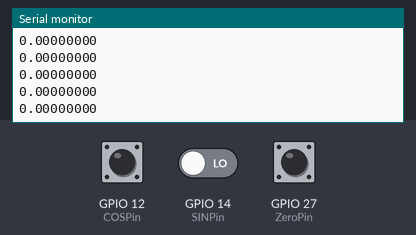
Bench run of a sketch on a simulated ESP32. On the bench: the last lines printed to the serial monitor. Inputs (shaded band) come from the test bench; at power-on: GPIO 12 (COSPin) HIGH, GPIO 14 (SINPin) LOW, GPIO 27 (ZeroPin) HIGH.

Above: at 2.2 s.
2.3 s: GPIO 12 (COSPin) pulled LOW for 0.15 s
At 2.47 s:
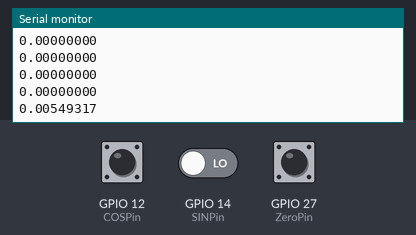
3.9 s: GPIO 12 (COSPin) pulled LOW for 1 s
At 4.92 s:
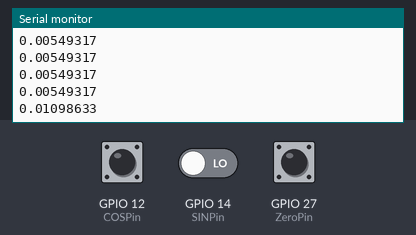
Timing chart, 0 to 6.9 s (numbered marks = the images above; inputs shaded):
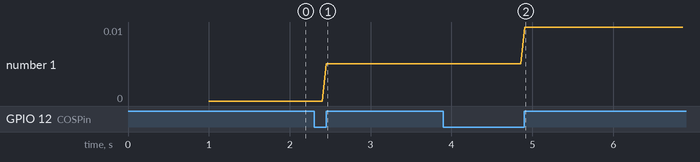

The sketch:

Ard_IRC_serial_send.ino
```cpp
// (licence header left out)
/*
Behavior of IRC sensor Sick "DFS60I-S4PM65536":

1) When ZeroPin connected to HIGH (disconnected = PULL UP as defined) -> encoders takes current position and sets it to zero
2) When rotation clockwise from 0 degrees to 180 degrees it returns value between <0; +65536/2= +32768>
3) When rotation counter-clockwise from 0 degrees to -180 degrees it returns value between <0; -65536/2= -32768>
4) To convert from returned value to degrees use following equation:

  Alpha = returnValue * 32768/180
  * where Alpha is current angle in degrees and returnValue is value returned from encoder (does not have any unit)

Hardware connection notes:
1) see pictures
2) use 2x RS485 moduls (physical layer compatible with RS422 used by IRC according to Readme in this github project)
3) RS485 bought from here "https://www.gme.cz/v/1507872/modul-sbernice-rs-485"
4) to be save it would be best to have 3 of them, but probably will not be needed


*/
// Pin definitions
const byte COSPin = 12;   // RS422 input for A channel (cos signal)
const byte SINPin = 14;   // RS422 input for B channel (sin signal)
const byte ZeroPin = 27;  // RS422 input for Z channel (zero detection)

// variables
enum {ENC_STOP, ENC_CLOCKWISE_ROTATION, ENC_COUNTERCLOCKWISE_ROTATION};  // encoder operation modes
volatile byte encoder_state = ENC_STOP;
volatile long encoder_position = 0;
volatile long encoder_oldpos = 0;


void setup() {
  Serial.begin(115200); //Use serial monitor for debugging
  delay(1000); //Give some time to establish the serial connection

  // Define pins for input and output
  pinMode(SINPin, INPUT);

  // set internal pullup resistor for interrupt pin
  pinMode(COSPin, INPUT_PULLUP);
  pinMode(ZeroPin, INPUT_PULLUP);


  // set 1st interrupt service routine to COSPin and 'RISING' edge
  attachInterrupt(digitalPinToInterrupt(COSPin), encoder_isr, RISING);

  // set 2nd interrupt service routine to ZeroPin and 'HIGH' level
  attachInterrupt(digitalPinToInterrupt(ZeroPin), zero_detection_isr, HIGH);
}


void loop() {
  // Detect Encoder Stop
  if (encoder_oldpos == encoder_position) encoder_state= ENC_STOP;

  // output encoder incremental and status
  //Serial.print("Encoder position: ");
  Serial.println(encoder_position*360.000/65536, 8);
  //Serial.print(", Encoder state: ");

  if (encoder_state==ENC_CLOCKWISE_ROTATION) {
    //Serial.println("Clockwise Rotation");

  } else if (encoder_state==ENC_COUNTERCLOCKWISE_ROTATION) {
    //Serial.println("Counter-Clockwise Rotation");

  } else {
    //Serial.println("Stop");
  }

  encoder_oldpos = encoder_position;

  delay(50);
}


void encoder_isr() {

  if  (digitalRead(SINPin) == LOW) {
    // clockwise rotation
    encoder_state=ENC_CLOCKWISE_ROTATION;
    encoder_position++;
  } else {
    //counter-clockwise rotation
    encoder_state=ENC_COUNTERCLOCKWISE_ROTATION;
    encoder_position--;
  }
}


void zero_detection_isr() {
  // detect pulse on zero channel
  encoder_position = 0;
}
```

Measured:
- after the input at 2.3 s, the serial monitor: prints a new line after 0.15 s (image 1)
- after the input at 3.9 s, the serial monitor: prints a new line after 1.0 s (image 2)
- plotted number 1: 0 → 0.01 after the input at 2.3 s, 0.01 → 0.01 after the input at 3.9 s
